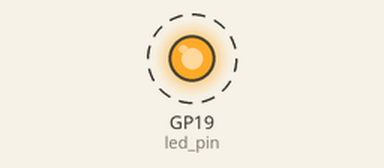
This program was run on a simulated Raspberry Pi Pico running MicroPython. On the bench: output pins drawn as LEDs (lit = HIGH). Dashed ring = blinking.

Above: at 0.5 s.
Timing chart, 0 to 4.6 s (numbered marks = the images above):
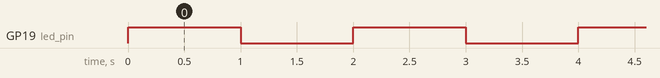

Measured:
- by itself, GP19 (led_pin): alternates HIGH for 1.0 s and LOW for 1.0 s

The program:

ledsimple.py
```python
import machine
import time

# Define the pin that the LED is connected to
led_pin = machine.Pin(19, machine.Pin.OUT)

# Loop forever
while True:
    # Turn the LED on
    led_pin.value(1)

    # Wait for 1 second
    time.sleep(1)

    # Turn the LED off
    led_pin.value(0)

    # Wait for 1 second
    time.sleep(1)
```
